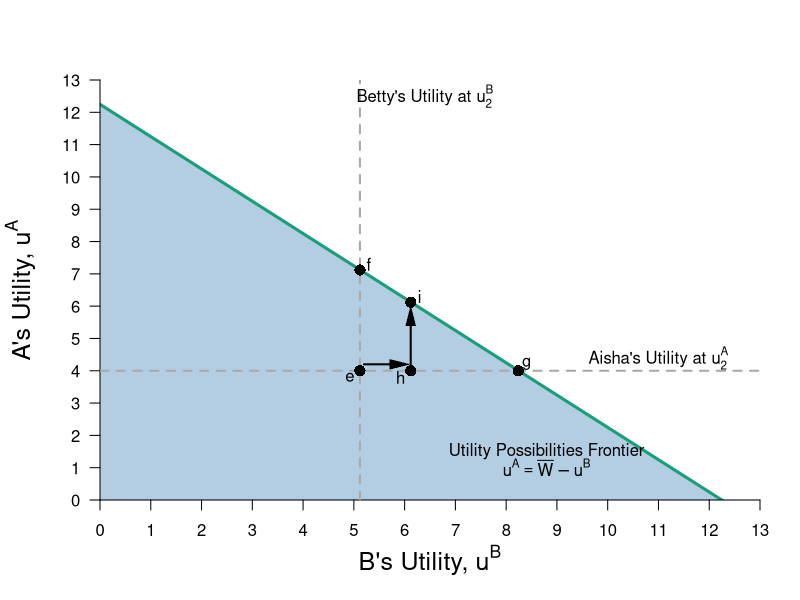

R code for this plot:
require(ggplot2)
require(shape)
require(plotrix)
pdf(file = "bfh-textbook/property/property_fig4b.pdf", width = 9, height = 7)

#Set parameters for graphics
axislabelsize <- 1.5
graphlinewidth <- 3
arrowwidth <- 0.5

upf <- function(ub) {
  12.24745 - ub
}


#Notes
#ua = (xa^0.5)*(ya^0.5)
#ub = ((10-xa)^05)*((15-ya)^0.5)

#ua = (10^0.5)*(15^0.5) = 12.24745
#ua_e = u(8,2) = (8^0.5)*(2^0.5) = 4

#Point g
# => x^A = 4/((3/2)^0.5) = 3.27 => x^B = 6.73
# => y^A = 3/2(x^A) = 4.9 => y^B = 10.1
#ua_g(4.9^0.5)*(3.27^0.5) = 4.002874
#ub_g(6.73^0.5)*(10.1^0.5) = 8.244574
#W = (4.002874^0.5)*(8.244574^0.5) = 5.744736

COL <- c("#1B9E77", "#D95F02", "#fbb4ae", "#b3cde3", "#E7298A", "#66A61E", "#E6AB02", "#A6761D", "#666666")
#COL <- c("#7fc97f", "#beaed4", "#fdc086", "#ffff99")
par(mar =  c(5, 5, 4, 2))
xlims <- c(0, 13)
ylims <- c(0, 13)


plot(0, 0, xlim = xlims, ylim = ylims, type = "n",
     xlab = expression(paste("B's Utility, ", u^B)),
     ylab = expression(paste("A's Utility, ", u^A)),
     xaxt = "n", 
     yaxt = "n", 
     cex.lab = axislabelsize, 
     bty = "n",
     xaxs="i", 
     yaxs="i")

npts <- 500 
npts2 <- 501
#Specify the sequences of points for graphing. 
xx1 <- seq(xlims[1], xlims[2], length.out = npts)
xx2 <- seq(xlims[1], xlims[2], length.out = npts)
xx3 <- seq(xlims[1], xlims[2], length.out = npts2)

#polygons
#I need something like xx1 with npts for 
xpoly1 <- c(0, 0, 12.24745, 0)
ypoly1 <- c(0, 12.24745, 0, 0)
polygon(x = xpoly1, y = ypoly1, col=COL[4], density=NULL, border = NA)

#xpoly2 = c(0, 0, 12.24745, xlims[2], xlims[2], 0)
#ypoly2 = c(ylims[2], 12.24745, 0, 0, ylims[2], ylims[2])
#polygon(x = xpoly2, y = ypoly2, col=COL[4], density=NULL, border = NA)



#Draw the lines for the graphs
lines(xx1, upf(xx1), col = COL[1], lwd = graphlinewidth)

#Customize ticks and labels for the plot
ticksy <- seq(from = ylims[1], to = ylims[2], by = 1)
ylabels <- seq(from = ylims[1], to = ylims[2], by = 1)
ticksx <- seq(from =  xlims[1], to = xlims[2], by = 1)
xlabels <- seq(from = xlims[1], to = xlims[2], by = 1)
axis(1, at = ticksx, pos = 0, labels = xlabels)
axis(2, at = ticksy, pos = 0, labels = ylabels, las = 1)

#Annotation of the  graphs
#UPF
text(8.8, 1.5, expression(paste("Utility Possibilities Frontier")))
text(8.8, 1, expression(paste(u^A == bar(W) - u^B)))

#SWF
#text(11.5, 4.5, expression(paste("Social Planner's")))
#text(11.5, 4, expression(paste("Iso-welfare Curves")))

#Annotate Point f
#u^A = (5.84^0.5)*(8.77^0.5) = 7.16
#u^B = (4.16^0.5)*(6.23^0.5) = 5.09
#W = (7.16^0.5)*(5.09^0.5) = 6.03692

#points(5.09, 7.15, pch = 16, col = "black", cex = 1.5)
#text(5.3, 7.3, expression(f))


#Annotate Point i
#(5^0.5)*(7.5^0.5) = 6.123724
#W = (6.123724^0.5)(6.123724^0.5) = 6.123724
#points(6.123724, 6.123724, pch = 16, col = "black", cex = 1.5)
#text(6.3, 6.3, expression(i))

#Annotate point g
#ua_g(4.9^0.5)*(3.27^0.5) = 4.002874
#ub_g(6.73^0.5)*(10.1^0.5) = 8.244574
#W = (4.002874^0.5)*(8.244574^0.5) = 5.744736
#points(8.24, 4, pch = 16, col = "black", cex = 1.5)
#text(8.4, 4.2, expression(g))

#Annotate point e.
#ua_e = (8^0.5)*(2^0.5) = 4
#ub_e = (2^0.5)*(13.1^0.5) = 5.118594
#W = (4^0.5)*(5.118594^0.5) = 4.524862
segments(0, 4, 13, 4, lty = 2, col = "darkgray", lwd = 2)
segments(5.12, 0, 5.12, 13, lty = 2, col = "darkgray", lwd = 2)
#Annotate e
points(5.12, 4, pch = 16, col = "black", cex = 1.5)
text(4.92, 3.8, expression(e))

#Annotate f
points(5.12, 7.12, pch = 16, col = "black", cex = 1.5)
text(5.3, 7.3, expression(f))
#Annotate g
points(8.24, 4, pch = 16, col = "black", cex = 1.5)
text(8.4, 4.2, expression(g))

#Label economic rents
#Arrow to Slope of BRF
#Arrows(6.68, 5.12, 6.68, 7.3, col = "black", lty = 1, lwd = 2, arr.type = "triangle")
#text(6.68, 7.82, expression(paste("Economic Rents")))

#Point h
#points(4, 10, pch = 16, col = "black", cex = 1.5)
#u^A_h(6, 5) = (6^0.5)*(5^0.5) = 5.477226
#u^A_h(4,10) = (4^0.5)*(10^0.5) = 6.324555
points(6.12, 4, pch = 16, col = "black", cex = 1.5)
text(5.92, 3.8, expression(h))

#Annotate Point i
#(5^0.5)*(7.5^0.5) = 6.123724
#W = (6.123724^0.5)(6.123724^0.5) = 6.123724
points(6.123724, 6.123724, pch = 16, col = "black", cex = 1.5)
text(6.3, 6.3, expression(i))

#Label Participation Constraints
#Aisha's
text(11, 4.4, expression(paste("Aisha's Utility at ", u[2]^A)))

#Betty's
text(6.4, 12.5, expression(paste("Betty's Utility at ", u[2]^B)))

#Arrows showing Social Planner's choices
Arrows(5.2, 4.2, 5.9, 4.2, col = "black", lty = 1, lwd = 2, arr.type = "triangle", arr.lwd = arrowwidth)
Arrows(6.12, 4.2, 6.12, 5.7, col = "black", lty = 1, lwd = 2, arr.type = "triangle", arr.lwd = arrowwidth)

dev.off()
